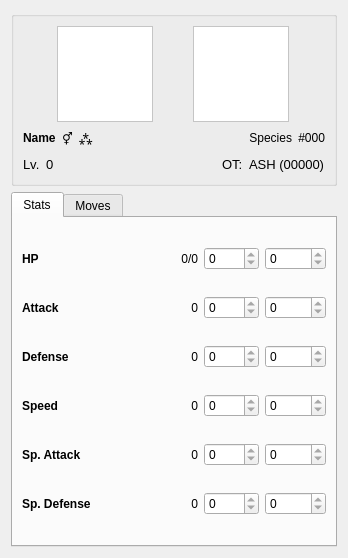
<?xml version="1.0" encoding="UTF-8"?>
<ui version="4.0">
 <class>PokemonStatus</class>
 <widget class="QWidget" name="PokemonStatus">
  <property name="geometry">
   <rect>
    <x>0</x>
    <y>0</y>
    <width>348</width>
    <height>558</height>
   </rect>
  </property>
  <property name="windowTitle">
   <string>Form</string>
  </property>
  <layout class="QVBoxLayout" name="verticalLayout">
   <item>
    <widget class="QGroupBox" name="baseInfo">
     <property name="title">
      <string/>
     </property>
     <layout class="QVBoxLayout" name="verticalLayout_4">
      <item>
       <layout class="QHBoxLayout" name="horizontalLayout_2">
        <item>
         <widget class="QLabel" name="frontSprite">
          <property name="minimumSize">
           <size>
            <width>96</width>
            <height>96</height>
           </size>
          </property>
          <property name="maximumSize">
           <size>
            <width>96</width>
            <height>96</height>
           </size>
          </property>
          <property name="baseSize">
           <size>
            <width>96</width>
            <height>96</height>
           </size>
          </property>
          <property name="toolTip">
           <string>Front sprite</string>
          </property>
          <property name="styleSheet">
           <string notr="true">background: rgb(255, 255, 255)</string>
          </property>
          <property name="frameShape">
           <enum>QFrame::StyledPanel</enum>
          </property>
          <property name="text">
           <string/>
          </property>
         </widget>
        </item>
        <item>
         <widget class="QLabel" name="backSprite">
          <property name="minimumSize">
           <size>
            <width>96</width>
            <height>96</height>
           </size>
          </property>
          <property name="maximumSize">
           <size>
            <width>96</width>
            <height>96</height>
           </size>
          </property>
          <property name="baseSize">
           <size>
            <width>96</width>
            <height>96</height>
           </size>
          </property>
          <property name="toolTip">
           <string>Back sprite</string>
          </property>
          <property name="autoFillBackground">
           <bool>false</bool>
          </property>
          <property name="styleSheet">
           <string notr="true">background: rgb(255, 255, 255)</string>
          </property>
          <property name="frameShape">
           <enum>QFrame::StyledPanel</enum>
          </property>
          <property name="frameShadow">
           <enum>QFrame::Sunken</enum>
          </property>
          <property name="text">
           <string/>
          </property>
         </widget>
        </item>
       </layout>
      </item>
      <item>
       <layout class="QHBoxLayout" name="horizontalLayout" stretch="0,0,0,0,0,0">
        <item>
         <widget class="QLabel" name="name">
          <property name="styleSheet">
           <string notr="true">font: bold</string>
          </property>
          <property name="text">
           <string>Name</string>
          </property>
         </widget>
        </item>
        <item>
         <widget class="QLabel" name="gender">
          <property name="text">
           <string>⚥</string>
          </property>
         </widget>
        </item>
        <item>
         <widget class="QLabel" name="shiny">
          <property name="text">
           <string>⁂</string>
          </property>
         </widget>
        </item>
        <item>
         <spacer name="horizontalSpacer">
          <property name="orientation">
           <enum>Qt::Horizontal</enum>
          </property>
          <property name="sizeHint" stdset="0">
           <size>
            <width>40</width>
            <height>20</height>
           </size>
          </property>
         </spacer>
        </item>
        <item>
         <widget class="QLabel" name="species">
          <property name="text">
           <string>Species</string>
          </property>
          <property name="alignment">
           <set>Qt::AlignRight|Qt::AlignTrailing|Qt::AlignVCenter</set>
          </property>
         </widget>
        </item>
        <item>
         <widget class="QLabel" name="speciesNo">
          <property name="text">
           <string>#000</string>
          </property>
          <property name="alignment">
           <set>Qt::AlignRight|Qt::AlignTrailing|Qt::AlignVCenter</set>
          </property>
         </widget>
        </item>
       </layout>
      </item>
      <item>
       <layout class="QHBoxLayout" name="horizontalLayout_3">
        <item>
         <widget class="QLabel" name="levelLabel">
          <property name="styleSheet">
           <string notr="true">font-size:10pt</string>
          </property>
          <property name="text">
           <string>Lv.</string>
          </property>
         </widget>
        </item>
        <item>
         <widget class="QLabel" name="level">
          <property name="styleSheet">
           <string notr="true">font-size:10pt</string>
          </property>
          <property name="text">
           <string>0</string>
          </property>
         </widget>
        </item>
        <item>
         <spacer name="horizontalSpacer_2">
          <property name="orientation">
           <enum>Qt::Horizontal</enum>
          </property>
          <property name="sizeHint" stdset="0">
           <size>
            <width>40</width>
            <height>20</height>
           </size>
          </property>
         </spacer>
        </item>
        <item>
         <widget class="QLabel" name="otLabel">
          <property name="styleSheet">
           <string notr="true">font-size:10pt</string>
          </property>
          <property name="text">
           <string>OT:</string>
          </property>
         </widget>
        </item>
        <item>
         <widget class="QLabel" name="ot">
          <property name="styleSheet">
           <string notr="true">font-size:10pt</string>
          </property>
          <property name="text">
           <string>ASH (00000)</string>
          </property>
         </widget>
        </item>
       </layout>
      </item>
     </layout>
    </widget>
   </item>
   <item>
    <widget class="QTabWidget" name="tabWidget">
     <property name="currentIndex">
      <number>0</number>
     </property>
     <widget class="QWidget" name="stats_2">
      <attribute name="title">
       <string>Stats</string>
      </attribute>
      <layout class="QGridLayout" name="gridLayout_3">
       <item row="3" column="4">
        <widget class="QSpinBox" name="evSpeed">
         <property name="readOnly">
          <bool>true</bool>
         </property>
         <property name="maximum">
          <number>65535</number>
         </property>
        </widget>
       </item>
       <item row="4" column="2">
        <widget class="QLabel" name="specialAttack">
         <property name="text">
          <string>0</string>
         </property>
         <property name="alignment">
          <set>Qt::AlignRight|Qt::AlignTrailing|Qt::AlignVCenter</set>
         </property>
        </widget>
       </item>
       <item row="1" column="3">
        <widget class="QSpinBox" name="ivAttack">
         <property name="readOnly">
          <bool>true</bool>
         </property>
         <property name="maximum">
          <number>31</number>
         </property>
        </widget>
       </item>
       <item row="1" column="2">
        <widget class="QLabel" name="attack">
         <property name="text">
          <string>0</string>
         </property>
         <property name="alignment">
          <set>Qt::AlignRight|Qt::AlignTrailing|Qt::AlignVCenter</set>
         </property>
        </widget>
       </item>
       <item row="5" column="4">
        <widget class="QSpinBox" name="evSpecialDefense">
         <property name="readOnly">
          <bool>true</bool>
         </property>
         <property name="maximum">
          <number>65535</number>
         </property>
        </widget>
       </item>
       <item row="1" column="4">
        <widget class="QSpinBox" name="evAttack">
         <property name="readOnly">
          <bool>true</bool>
         </property>
         <property name="maximum">
          <number>65535</number>
         </property>
        </widget>
       </item>
       <item row="2" column="0" colspan="2">
        <widget class="QLabel" name="defenseLabel">
         <property name="styleSheet">
          <string notr="true">font: bold</string>
         </property>
         <property name="text">
          <string>Defense</string>
         </property>
         <property name="alignment">
          <set>Qt::AlignLeading|Qt::AlignLeft|Qt::AlignVCenter</set>
         </property>
        </widget>
       </item>
       <item row="0" column="3">
        <widget class="QSpinBox" name="ivHp">
         <property name="readOnly">
          <bool>true</bool>
         </property>
         <property name="maximum">
          <number>31</number>
         </property>
        </widget>
       </item>
       <item row="3" column="3">
        <widget class="QSpinBox" name="ivSpeed">
         <property name="readOnly">
          <bool>true</bool>
         </property>
         <property name="maximum">
          <number>31</number>
         </property>
        </widget>
       </item>
       <item row="5" column="3">
        <widget class="QSpinBox" name="ivSpecialDefense">
         <property name="readOnly">
          <bool>true</bool>
         </property>
         <property name="maximum">
          <number>31</number>
         </property>
        </widget>
       </item>
       <item row="2" column="2">
        <widget class="QLabel" name="defense">
         <property name="text">
          <string>0</string>
         </property>
         <property name="alignment">
          <set>Qt::AlignRight|Qt::AlignTrailing|Qt::AlignVCenter</set>
         </property>
        </widget>
       </item>
       <item row="4" column="0" colspan="2">
        <widget class="QLabel" name="specialAttackLabel">
         <property name="styleSheet">
          <string notr="true">font: bold</string>
         </property>
         <property name="text">
          <string>Sp. Attack</string>
         </property>
         <property name="alignment">
          <set>Qt::AlignLeading|Qt::AlignLeft|Qt::AlignVCenter</set>
         </property>
        </widget>
       </item>
       <item row="3" column="2">
        <widget class="QLabel" name="speed">
         <property name="text">
          <string>0</string>
         </property>
         <property name="alignment">
          <set>Qt::AlignRight|Qt::AlignTrailing|Qt::AlignVCenter</set>
         </property>
        </widget>
       </item>
       <item row="0" column="4">
        <widget class="QSpinBox" name="evHp">
         <property name="readOnly">
          <bool>true</bool>
         </property>
         <property name="maximum">
          <number>65535</number>
         </property>
        </widget>
       </item>
       <item row="0" column="0">
        <widget class="QLabel" name="hpLabel">
         <property name="styleSheet">
          <string notr="true">font: bold</string>
         </property>
         <property name="text">
          <string>HP</string>
         </property>
         <property name="alignment">
          <set>Qt::AlignLeading|Qt::AlignLeft|Qt::AlignVCenter</set>
         </property>
        </widget>
       </item>
       <item row="5" column="2">
        <widget class="QLabel" name="specialDefense">
         <property name="text">
          <string>0</string>
         </property>
         <property name="alignment">
          <set>Qt::AlignRight|Qt::AlignTrailing|Qt::AlignVCenter</set>
         </property>
        </widget>
       </item>
       <item row="2" column="3">
        <widget class="QSpinBox" name="ivDefense">
         <property name="readOnly">
          <bool>true</bool>
         </property>
         <property name="maximum">
          <number>31</number>
         </property>
        </widget>
       </item>
       <item row="4" column="4">
        <widget class="QSpinBox" name="evSpecialAttack">
         <property name="readOnly">
          <bool>true</bool>
         </property>
         <property name="maximum">
          <number>65535</number>
         </property>
        </widget>
       </item>
       <item row="4" column="3">
        <widget class="QSpinBox" name="ivSpecialAttack">
         <property name="readOnly">
          <bool>true</bool>
         </property>
         <property name="maximum">
          <number>31</number>
         </property>
        </widget>
       </item>
       <item row="2" column="4">
        <widget class="QSpinBox" name="evDefense">
         <property name="readOnly">
          <bool>true</bool>
         </property>
         <property name="maximum">
          <number>65535</number>
         </property>
        </widget>
       </item>
       <item row="3" column="0" colspan="2">
        <widget class="QLabel" name="speedLabel">
         <property name="styleSheet">
          <string notr="true">font: bold</string>
         </property>
         <property name="text">
          <string>Speed</string>
         </property>
         <property name="alignment">
          <set>Qt::AlignLeading|Qt::AlignLeft|Qt::AlignVCenter</set>
         </property>
        </widget>
       </item>
       <item row="1" column="0" colspan="2">
        <widget class="QLabel" name="attackLabel">
         <property name="styleSheet">
          <string notr="true">font: bold</string>
         </property>
         <property name="text">
          <string>Attack</string>
         </property>
         <property name="alignment">
          <set>Qt::AlignLeading|Qt::AlignLeft|Qt::AlignVCenter</set>
         </property>
        </widget>
       </item>
       <item row="5" column="0" colspan="2">
        <widget class="QLabel" name="specialDefenseLabel">
         <property name="styleSheet">
          <string notr="true">font: bold</string>
         </property>
         <property name="text">
          <string>Sp. Defense</string>
         </property>
         <property name="alignment">
          <set>Qt::AlignLeading|Qt::AlignLeft|Qt::AlignVCenter</set>
         </property>
        </widget>
       </item>
       <item row="0" column="1" colspan="2">
        <widget class="QLabel" name="hp">
         <property name="text">
          <string>0/0</string>
         </property>
         <property name="alignment">
          <set>Qt::AlignRight|Qt::AlignTrailing|Qt::AlignVCenter</set>
         </property>
        </widget>
       </item>
      </layout>
     </widget>
     <widget class="QWidget" name="tab_4">
      <attribute name="title">
       <string>Moves</string>
      </attribute>
     </widget>
    </widget>
   </item>
  </layout>
 </widget>
 <resources/>
 <connections/>
</ui>
